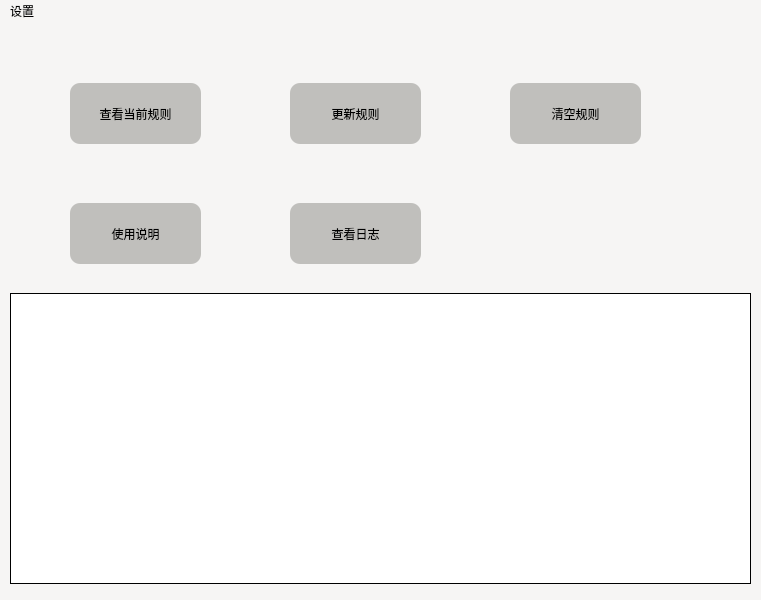
<?xml version="1.0" encoding="UTF-8"?>
<ui version="4.0">
 <class>safe_guard</class>
 <widget class="QMainWindow" name="safe_guard">
  <property name="geometry">
   <rect>
    <x>0</x>
    <y>0</y>
    <width>761</width>
    <height>600</height>
   </rect>
  </property>
  <property name="windowTitle">
   <string>MainWindow</string>
  </property>
  <property name="styleSheet">
   <string notr="true">background-color:rgb(246, 245, 244);</string>
  </property>
  <widget class="QWidget" name="centralwidget">
   <property name="styleSheet">
    <string notr="true"/>
   </property>
   <widget class="QPushButton" name="pb">
    <property name="geometry">
     <rect>
      <x>70</x>
      <y>60</y>
      <width>131</width>
      <height>61</height>
     </rect>
    </property>
    <property name="styleSheet">
     <string notr="true">background-color:rgb(192, 191, 188);
border-radius: 10px;</string>
    </property>
    <property name="text">
     <string>查看当前规则</string>
    </property>
   </widget>
   <widget class="QPushButton" name="pb_1">
    <property name="geometry">
     <rect>
      <x>290</x>
      <y>60</y>
      <width>131</width>
      <height>61</height>
     </rect>
    </property>
    <property name="styleSheet">
     <string notr="true">background-color:rgb(192, 191, 188);
border-radius: 10px;</string>
    </property>
    <property name="text">
     <string>更新规则</string>
    </property>
   </widget>
   <widget class="QPushButton" name="pb_2">
    <property name="geometry">
     <rect>
      <x>510</x>
      <y>60</y>
      <width>131</width>
      <height>61</height>
     </rect>
    </property>
    <property name="styleSheet">
     <string notr="true">background-color:rgb(192, 191, 188);
border-radius: 10px;</string>
    </property>
    <property name="text">
     <string>清空规则</string>
    </property>
   </widget>
   <widget class="QPushButton" name="pb_3">
    <property name="geometry">
     <rect>
      <x>70</x>
      <y>180</y>
      <width>131</width>
      <height>61</height>
     </rect>
    </property>
    <property name="styleSheet">
     <string notr="true">background-color:rgb(192, 191, 188);
border-radius: 10px;</string>
    </property>
    <property name="text">
     <string>使用说明</string>
    </property>
   </widget>
   <widget class="QPushButton" name="pb_4">
    <property name="geometry">
     <rect>
      <x>290</x>
      <y>180</y>
      <width>131</width>
      <height>61</height>
     </rect>
    </property>
    <property name="styleSheet">
     <string notr="true">background-color:rgb(192, 191, 188);
border-radius: 10px;</string>
    </property>
    <property name="text">
     <string>查看日志</string>
    </property>
   </widget>
   <widget class="QListView" name="view">
    <property name="geometry">
     <rect>
      <x>10</x>
      <y>270</y>
      <width>741</width>
      <height>291</height>
     </rect>
    </property>
    <property name="styleSheet">
     <string notr="true">background-color:rgb(255, 255, 255);
border: 1px solid black</string>
    </property>
   </widget>
  </widget>
  <widget class="QMenuBar" name="menuBar">
   <property name="geometry">
    <rect>
     <x>0</x>
     <y>0</y>
     <width>761</width>
     <height>27</height>
    </rect>
   </property>
   <widget class="QMenu" name="menu">
    <property name="title">
     <string>设置</string>
    </property>
    <addaction name="action_1"/>
    <addaction name="action_2"/>
   </widget>
   <addaction name="menu"/>
  </widget>
  <action name="action_1">
   <property name="checkable">
    <bool>true</bool>
   </property>
   <property name="text">
    <string>显示拦截</string>
   </property>
  </action>
  <action name="action_2">
   <property name="text">
    <string>修改日志路径</string>
   </property>
  </action>
 </widget>
 <resources/>
 <connections/>
</ui>
